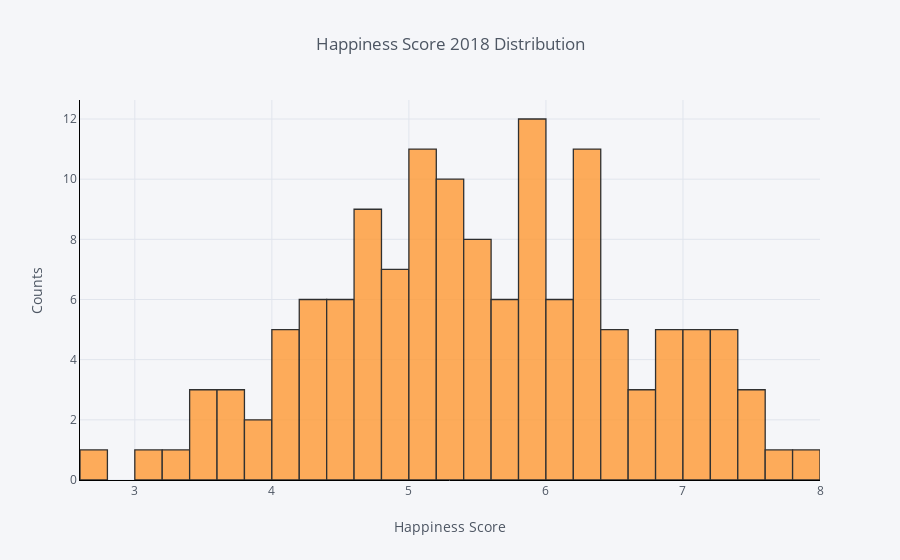

Write notebook code for a chart like this one.
### Markdown cell above
### Exploratory data Analysis

In these section we will visualize core statistical relationships and characteristics of data at hand

### Code cell
# Histogram of happiness score
happy_2018['Life Ladder'].iplot(
    kind='hist',
    bins=30,
    xTitle='Happiness Score',
    linecolor='black',
    yTitle='Counts',
    title='Happiness Score 2018 Distribution')

### Figure 1 — Plotly figure (JSON) as saved in the notebook; plotly's stock layout.template omitted (floating-point values rounded to 4 significant figures; data arrays with more than 128 entries replaced by an {"elided": "..."} marker saying what was removed)
{"data": [{"histfunc": "count", "histnorm": "", "marker": {"color": "rgba(255, 153, 51, 1.0)", "line": {"color": "#000000", "width": 1.3}}, "name": "Life Ladder", "nbinsx": 30, "opacity": 0.8, "orientation": "v", "type": "histogram", "uid": "d8b50004-11c5-4619-8559-5cdf65dd2945", "x": {"elided": "136 float values"}}], "layout": {"barmode": "overlay", "legend": {"bgcolor": "#F5F6F9", "font": {"color": "#4D5663"}}, "paper_bgcolor": "#F5F6F9", "plot_bgcolor": "#F5F6F9", "title": {"font": {"color": "#4D5663"}, "text": "Happiness Score 2018 Distribution"}, "xaxis": {"gridcolor": "#E1E5ED", "linecolor": "black", "showgrid": true, "tickfont": {"color": "#4D5663"}, "title": {"font": {"color": "#4D5663"}, "text": "Happiness Score"}, "zerolinecolor": "#E1E5ED"}, "yaxis": {"gridcolor": "#E1E5ED", "linecolor": "black", "showgrid": true, "tickfont": {"color": "#4D5663"}, "title": {"font": {"color": "#4D5663"}, "text": "Counts"}, "zerolinecolor": "#E1E5ED"}}}
